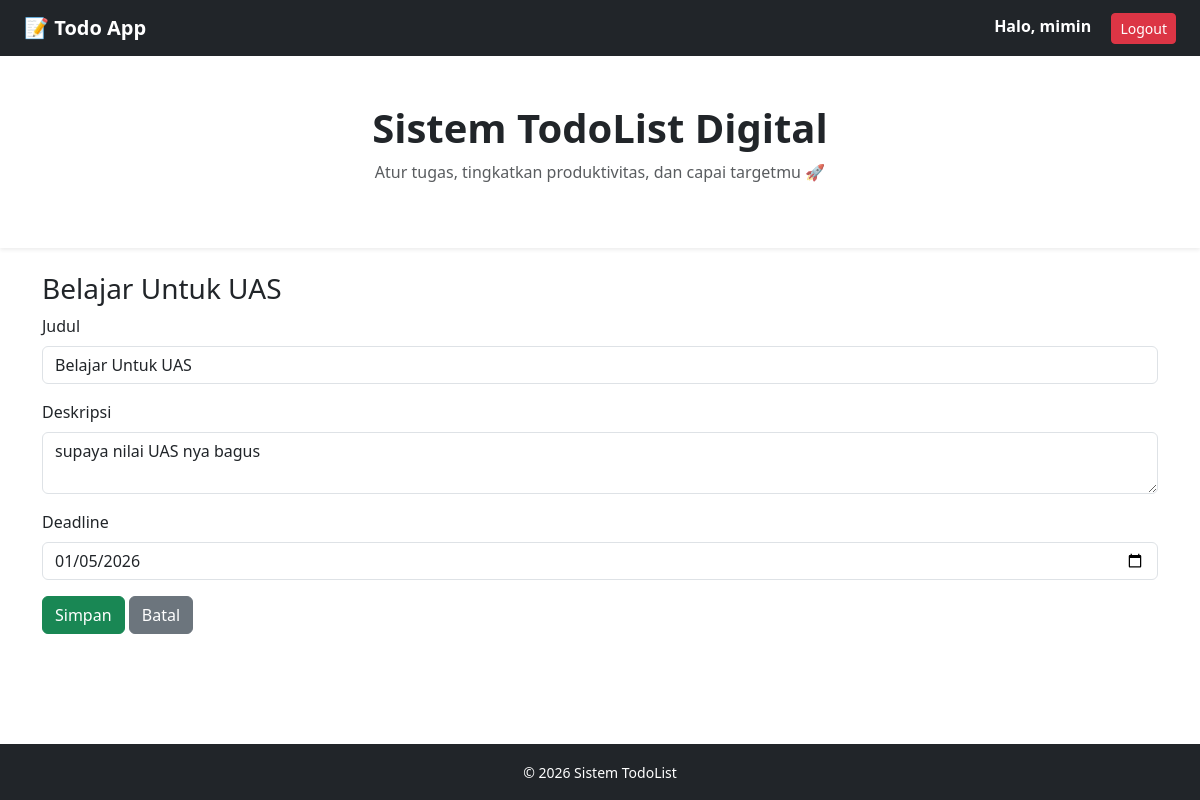
The app's page /edit/10/ (signed in) with its own data.
### tasks/models.py (models this page shows)
class Task(models.Model):
    user = models.ForeignKey(User, on_delete=models.CASCADE)
    title = models.CharField(max_length=200)
    description = models.TextField(blank=True)
    deadline = models.DateField(null=True, blank=True)
    completed = models.BooleanField(default=False)
    created_at = models.DateTimeField(auto_now_add=True)
    def __str__(self):
        return self.title

### tasks/views.py (the view, shortened to what this page needs)
# urls.py: path('edit/<int:id>/', task_update, name='task_update'),
@login_required
def task_update(request, id):
    task = get_object_or_404(Task, id=id, user=request.user)
    return render(request, 'list/list_form.html', {'task': task})

### templates/list/list_form.html (shortened to what this page needs)
{% extends "base.html" %}
{% block content %}
<h3>{{ task|default:"Tambah Task" }}</h3>
<form method="post">
   <div class="mb-3">
    <label class="form-label">Judul</label>
    <input name="title" class="form-control mb-2"
         placeholder="Judul"
         value="{{ task.title|default:'' }}">
  </div>
  <div class="mb-3">
    <label class="form-label">Deskripsi</label>
    <textarea name="description" class="form-control mb-2"
            placeholder="Deskripsi">{{ task.description|default:'' }}</textarea>
  </div>
  <div class="mb-3">
    <label class="form-label">Deadline</label>
    <input type="date" name="deadline"
           class="form-control mb-2"
           value="{{ task.deadline|date:'Y-m-d' }}">
  </div>
  <button class="btn btn-success">Simpan</button>
  <a href="{% url 'task_list' %}" class="btn btn-secondary">Batal</a>
</form>
{% endblock %}

### templates/base.html (shortened to what this page needs)
<!DOCTYPE html>
<html lang="id">
<head>
  <link href="https://cdn.jsdelivr.net/npm/bootstrap@5.3.2/dist/css/bootstrap.min.css" rel="stylesheet">
</head>
<body class="d-flex flex-column min-vh-100">
  <nav class="navbar fw-bold navbar-dark bg-dark px-4">
    <a class="navbar-brand" href="{% url 'task_list' %}">
              📝 Todo App </a>
    {% if user.is_authenticated %}
    <form method="post" action="{% url 'logout' %}" style="display:inline;">
          <span class="text-white me-3">
          Halo, {{ user.username }}
        </span>
            <button type="submit" class="btn btn-danger btn-sm">
              Logout
            </button>
    </form>
    {% endif %}
  </nav>
  <section class="py-5 text-center bg-white shadow-sm">
    <div class="container">
      <h1 class="fw-bold">Sistem TodoList Digital</h1>
      <p class="text-muted mt-2">
        Atur tugas, tingkatkan produktivitas, dan capai targetmu 🚀
      </p>
    </div>
  </section>
  <div class="container mt-4 flex-fill">
    {% block content %}{% endblock %}
  </div>
  <footer class="bg-dark text-white text-center py-3 mt-5">
    <small>© 2026 Sistem TodoList</small>
  </footer>
</body>
</html>

### records on screen
Task: title "Belajar Untuk UAS", description "supaya nilai UAS nya bagus", deadline "01/05/2026"

### other values on screen
{{ user.username }} "mimin"
